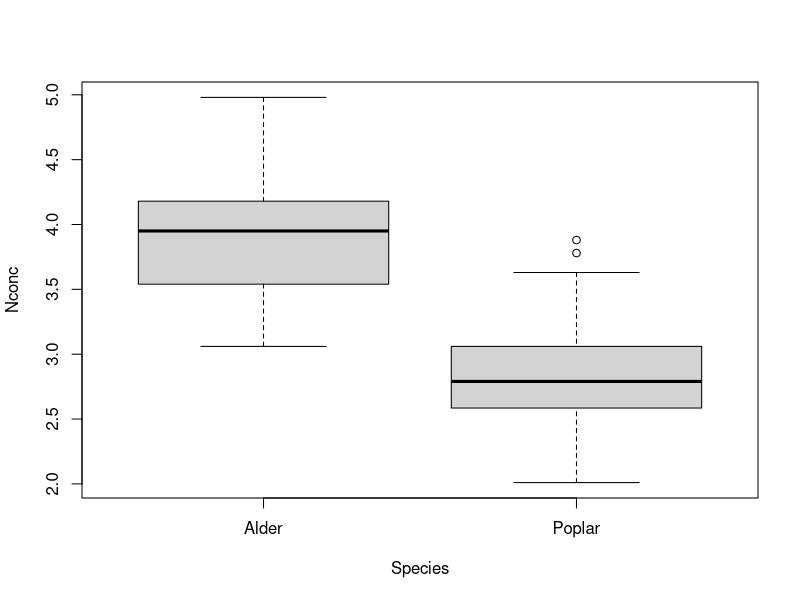

Write the R code that produced this figure.
library(dplyr)

data = read.csv("leafN.csv")
data$Species = as.factor(data$Species)


stats = data |>
    group_by(Species) |>
    summarise(
        mean_Nconc = mean(Nconc),
        sd_Nconc = sd(Nconc),
        median_Nconc = median(Nconc)
    )

print("stats")
print(stats)

plot(Nconc~Species, data=data)

print("t-test")
t.test(Nconc~Species, var.qual=T, data=data)